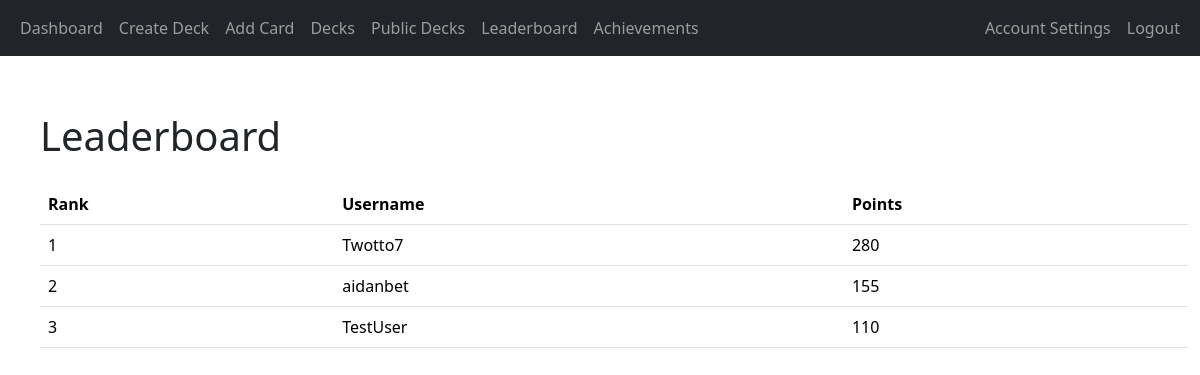
The page /leaderboard (signed in) on the database as committed earlier.
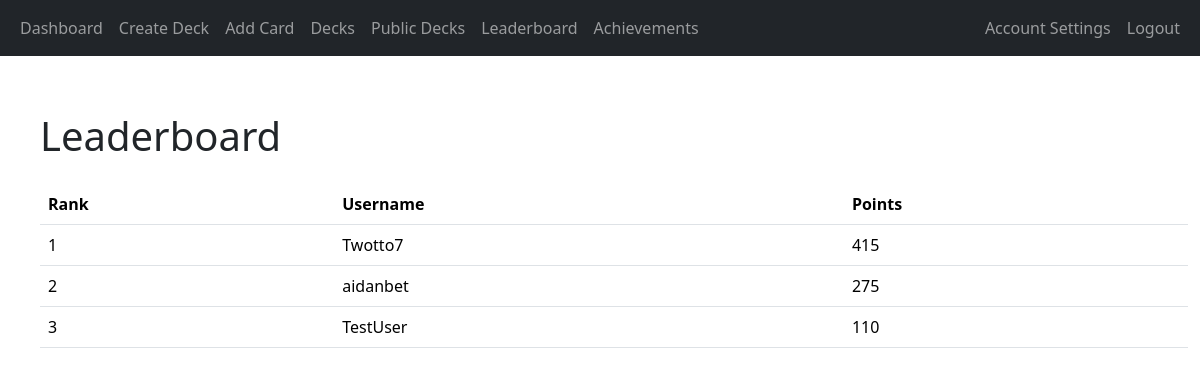
The same page on the database as committed later.
### app/auth/models.py (models this page shows, shortened)
class User(db.Model, UserMixin):
    user_id = db.Column(db.Integer, primary_key=True)
    username = db.Column(db.String(80), unique=True, nullable=False)
    email = db.Column(db.String(120), unique=True, nullable=False)
    password_hash = db.Column(db.String(128), nullable=False)
    points = db.Column(db.Integer, default=0)  # Add points column
    achievements = db.relationship('UserAchievement', back_populates='user', cascade='all, delete-orphan')
    login_events = db.relationship('LoginEvent', backref='user', cascade='all, delete-orphan', lazy=True)
    decks = db.relationship('Deck', backref='user', cascade='all, delete-orphan', lazy=True)

### app/gamification/routes.py (the view)
@gamification_blueprint.route('/leaderboard')
@login_required
def leaderboard():
    users = User.query.order_by(User.points.desc()).limit(10).all()  # Get top 10 users
    return render_template('leaderboard.html', users=users)

### app/__init__.py (called while the page is built)
@login_manager.user_loader
def load_user(user_id):
    return User.query.get(int(user_id))

### app/gamification/templates/leaderboard.html (shortened to what this page needs)
{% extends "base.html" %}
{% block content %}
<div class="container mt-4">
    <h1 class="mb-4">Leaderboard</h1>
    <table class="table">
        <thead>
            <tr>
                <th>Rank</th>
                <th>Username</th>
                <th>Points</th>
            </tr>
        </thead>
        <tbody>
            {% for user in users %}
            <tr>
                <td>{{ loop.index }}</td>
                <td>{{ user.username }}</td>
                <td>{{ user.points }}</td>
            </tr>
            {% endfor %}
        </tbody>
    </table>
</div>
{% endblock %}

Rows that differ between the two databases and show on the page:
changed User "Twotto7": points "280" → "415"
changed User "aidanbet": points "155" → "275"
